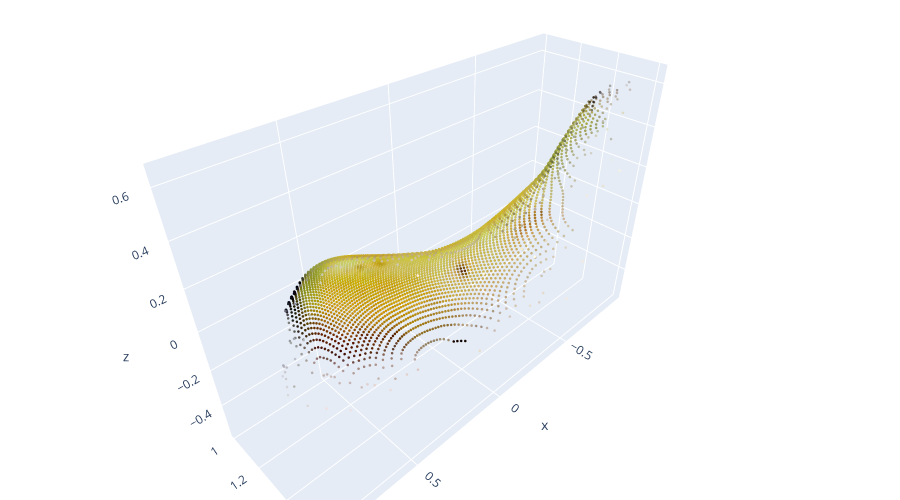

Notebook cell for this chart:
### Markdown cell above
el siguiente bloque deberia mostrar una fruta en nube de puntos

### Code cell
i = 0  # cambiar para ver otra clase
m = mascara(ell_ej[i])
fig = go.Figure(nube(ell_ej[i], a_metros(d_ej[i], m), m))
fig.update_layout(scene=dict(aspectmode='data'), height=500,
                  margin=dict(l=0, r=0, t=0, b=0))
fig.show()

### Figure 1 — Plotly figure (JSON) as saved in the notebook; plotly's stock layout.template omitted (floating-point values rounded to 4 significant figures; data arrays with more than 128 entries replaced by an {"elided": "..."} marker saying what was removed)
{"data": [{"marker": {"color": {"elided": "3324 str values"}, "size": 1.5}, "mode": "markers", "type": "scatter3d", "x": {"elided": "3324 float values"}, "y": {"elided": "3324 float values"}, "z": {"elided": "3324 float values"}}], "layout": {"height": 500, "margin": {"b": 0, "l": 0, "r": 0, "t": 0}, "scene": {"aspectmode": "data"}}}
